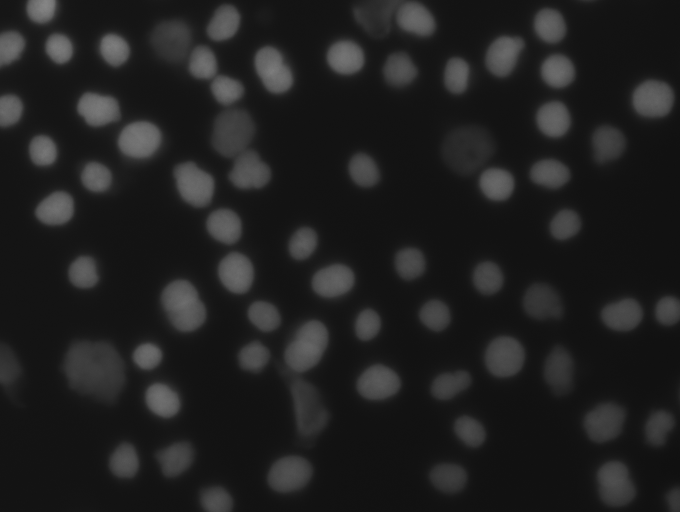
#> input picture normal_40.tif, 1360 x 1024 px (shown at 1/2 size)
$ jupyter execute 'Nuclear Segmentation.ipynb'
#> lines starting #> are read from the running program, lines starting #| are printed output that depends on the picture; after the words box and inside, x2 and y2 are one past the last pixel; in counts of white or black regions, pixels touching at a corner belong together
##### Κρικέλης Λάμπρος
ΑΜ: 01852

# Project For the Subject Computetional Vision

## Μethod for object segmentation and feature extraction

### Generally

There are 2 .tif files containing cells that vary in quantity and shape.

#### Steps to fulfil the project:
Select only 10 pairs and do the below actions.
1. You should find a way to sugment the cells
2. You should count the unique cell and extract morphological feutures

Please Complite a table with the feuteres of each cell below:

[cell 1]
import cv2
import csv
import numpy as np
import matplotlib.pyplot as plt
from skimage.measure import regionprops
from skimage import color
from skimage.segmentation import clear_border

[cell 2]
# Load the provided image
image_path = 'normal_40.tif'
nuclei_image = cv2.imread(image_path)
#> nuclei_image is the input picture: shape (1024, 1360, 3); min 15, max 136, mean 31.4
nuclei_image_gray = cv2.imread(image_path, cv2.IMREAD_GRAYSCALE)
#> nuclei_image_gray: shape (1024, 1360); min 15, max 136, mean 31.4
plt.imshow(nuclei_image_gray, cmap='gray')
plt.show()
plt.imshow(nuclei_image)
nuclei_image_gray.shape ,nuclei_image.shape
#> Out = ((1024, 1360), (1024, 1360, 3))

[cell 3]
'''Below I am ploting the histogram With the goal of having a reference for the correct threshold below'''
plt.figure(figsize=(8, 6))
plt.hist(nuclei_image_gray.flatten(),75,[0,256])

plt.show()
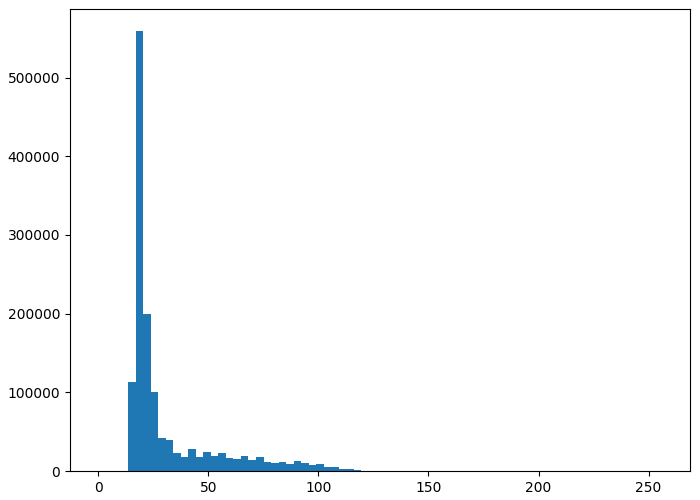
#> figure drawn by matplotlib, 1 panel; tallest bar 559182 high, from x = 17.07 to 20.48

[cell 4]
# Step 1:Gaussian blur to reduce noise
blurred_image = cv2.GaussianBlur(nuclei_image_gray, (7,7), 0)

# Step 2: Thresholding using Otsu's and Binary method
'''
I am using a min value from 10 with the goal of make the algorithm less bias to the
background which is black and occupies the most space of the image.
'''
thresh_val, thresh_image = cv2.threshold(blurred_image, 10, 255, cv2.THRESH_BINARY + cv2.THRESH_OTSU)
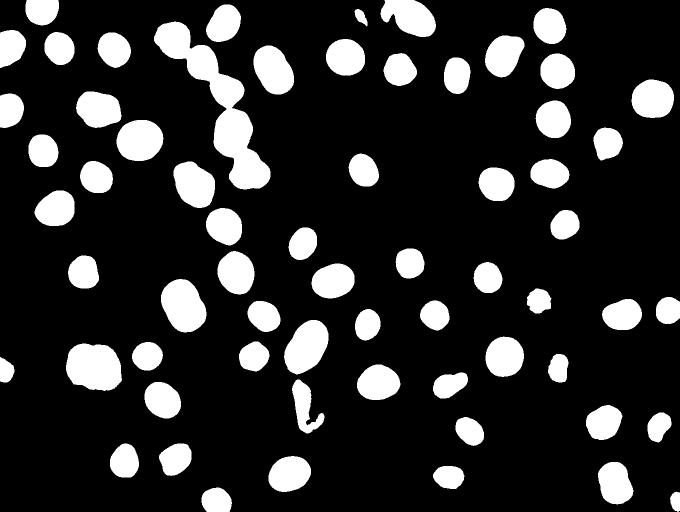
#> thresh_image: shape (1024, 1360) (shown at 1/2 size); 18% white; 64 white regions, largest, box (x1, y1, x2, y2) and area: (308, 43, 541, 379) 22095, (132, 687, 244, 782) 8541, (322, 558, 413, 665) 7086
#> thresh_val = 47
# thresh_val, thresh_image = cv2.threshold(blurred_image, 10, 255, cv2.THRESH_OTSU )


# Display the results
fig, axis = plt.subplots(1, 3, figsize=(12, 6))
axis[0].imshow(nuclei_image_gray, cmap='gray')
axis[0].set_title('Original Image')

axis[1].imshow(blurred_image, cmap='gray')
axis[1].set_title('Blurred Image')

axis[2].imshow(thresh_image, cmap='gray')
axis[2].set_title(f'Thresholded Image (Otsu) \n With value: {thresh_val}')

plt.show()
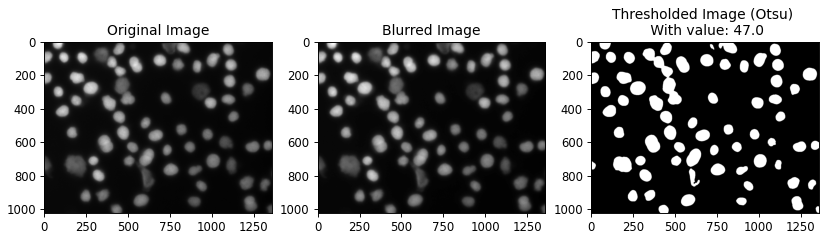
#> figure drawn by matplotlib, 3 panels

Here I am trying to find the border of an abnormal rounded shape objects.--> basin
Methodology after segmatation:

1st We need the distance transform
2nd We will implement the watershed algorithm

[cell 5]
'''
    Here I will try to remove the noise and the cells on the boarder of the image.
'''

kernal = np.ones((3,3),np.uint8)
# opening = cv2.morphologyEx(thresh_image,cv2.MORPH_OPEN,kernal,iterations=0)

opening = clear_border(thresh_image)
plt.imshow(opening, cmap='gray')
plt.show()

[cell 6]
'''
    With this code we make sure that FOR sure we are taking only into consideration
    the foreground and the background
    We are doing that with the aim to find the unknown area which is the area veryclose to the thresholded image
    thus the backgound - foreground = unknown.
'''

'''with the dilate we are expanting the white area of the thresholded image.'''
sure_bg = cv2.dilate(opening,kernal,iterations=2)
#> sure_bg: shape (1024, 1360); 19% white; 56 white regions, largest, box (x1, y1, x2, y2) and area: (306, 41, 543, 381) 24715, (130, 685, 246, 784) 9400, (320, 556, 415, 667) 7894

'''
    I diceded to mark the foregran
'''

'''
Using the distance function,
We are calculating the minimum distance from a white pixel (cell, foreground) to a black pixel (background)."
 '''

distanceTransform = cv2.distanceTransform(opening, cv2.DIST_L2, 5).astype(np.uint8)

fig, axis = plt.subplots(1, 2, figsize=(12, 6))
axis[0].imshow(sure_bg, cmap='gray')
axis[0].set_title("This is the back ground")

axis[1].imshow(distanceTransform,cmap='gray')
axis[1].set_title("This is the Sure foreground")

plt.show()

[cell 7]
dist_transform_normalized = cv2.normalize(distanceTransform, None, 0, 255, cv2.NORM_MINMAX).astype(np.uint8)

plt.imshow(dist_transform_normalized,cmap='gray')
# plt.title(f"with the value of {distanceTransform}")
plt.show()

[cell 8]
'''
With the code below I getting for sure the suctions that are in the cell. (sure_fg)
'''

valueoptimal, sure_fg = cv2.threshold(distanceTransform,0.25*distanceTransform.max(),255,0)
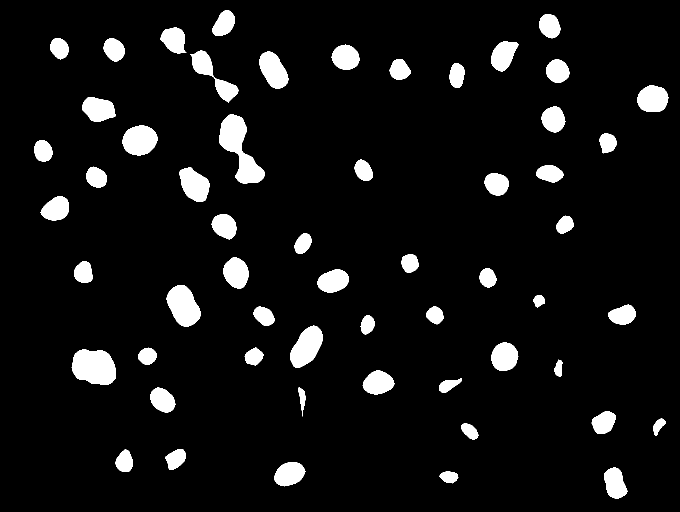
#> sure_fg: shape (1024, 1360) (shown at 1/2 size); 7.1% white; 57 white regions, largest, box (x1, y1, x2, y2) and area: (439, 228, 530, 367) 5640, (143, 699, 232, 769) 4972, (333, 570, 401, 653) 3869
#> valueoptimal = 11
plt.imshow(sure_fg,cmap='gray')
plt.show()

unknown = cv2.subtract(sure_bg,sure_fg)
#> unknown: shape (1024, 1360); 11.9% white; 56 white regions
plt.imshow(unknown,cmap='gray')
plt.show()

[cell 9]
'''
We are using the function cv2.connectedComponents
is used to label connected regions in a binary image.
It assigns a unique label.
'''
valuemarkers, markers = cv2.connectedComponents(sure_fg)
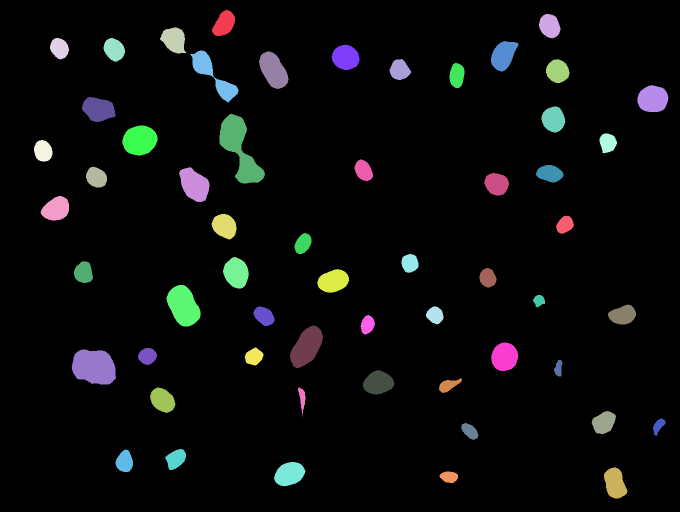
#> markers: shape (1024, 1360) int32 (shown at 1/2 size); 58 distinct labels, from 0 to 57; one colour per label, 0 black
#> valuemarkers = 58
plt.imshow(markers)
plt.title(f"with the value of {valueoptimal}")
plt.show()

[cell 10]
print(markers)
#> (printed output is left out)
markers = markers+10
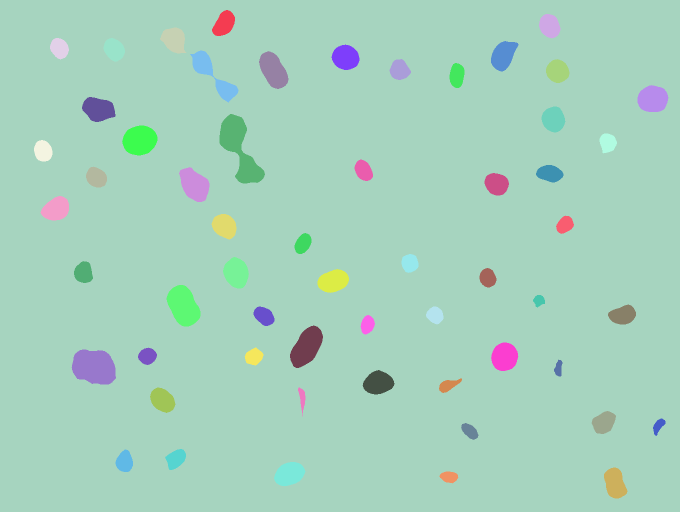
#> markers: shape (1024, 1360) int32 (shown at 1/2 size); 58 distinct labels, from 10 to 67; one colour per label, 0 black
print(markers)
#> (printed output is left out)

[cell 11]
markers[unknown==255]=0
plt.imshow(markers,cmap='jet')
plt.show()

[cell 12]
markers = cv2.watershed(nuclei_image,markers)
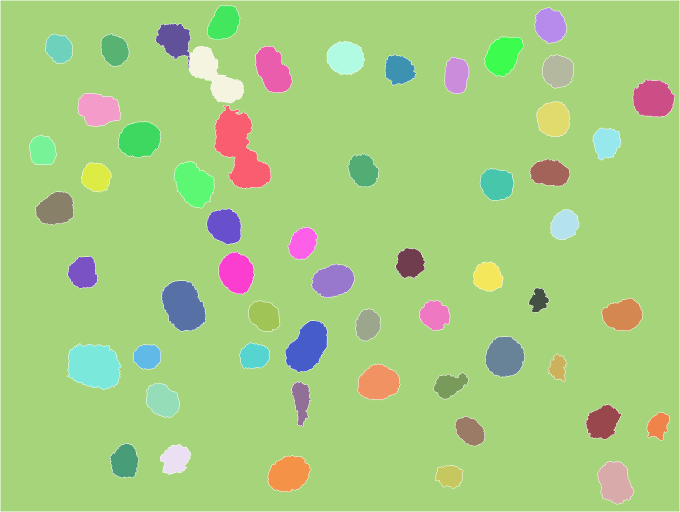
#> markers: shape (1024, 1360) int32 (shown at 1/2 size); 59 distinct labels, from -1 to 67; one colour per label, 0 black, -1 white
plt.imshow(markers ,cmap='jet')
plt.show()

[cell 13]
'''Here  I am setting color to the borders '''
nuclei_image[markers == -1] = [255,255,0]
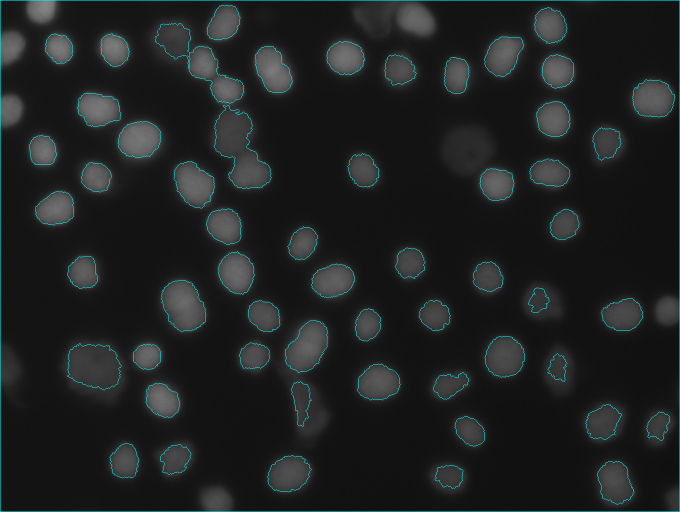
#> nuclei_image: shape (1024, 1360, 3) (shown at 1/2 size); 1.23% of pixels changed, all inside (x1, y1, x2, y2) = (0, 0, 1360, 1024)
nuclei_image2 = color.label2rgb(markers,bg_label = 0)
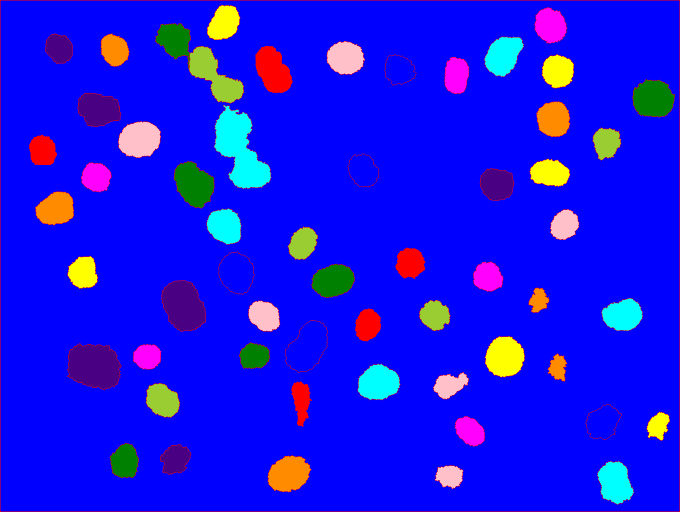
#> nuclei_image2: shape (1024, 1360, 3) float64 (shown at 1/2 size); mean R, G, B 0.0856, 0.0701, 0.914

[cell 14]
plt.figure(figsize=(12, 8))

# Display nuclei_image
plt.subplot(231)
plt.imshow(nuclei_image)
plt.title('Original')

# Display nuclei_image2
plt.subplot(232)
plt.imshow(nuclei_image2)
plt.title('Color Grains')

# plot the images together
plt.tight_layout()
plt.show()
#> figure, not shown here; B, G, R data is drawn as R, G, B

[cell 15]
'''With the function regionprops we can extract all the need information  for our cells.'''

cell_properties = regionprops(markers)
#> cell_properties = 58 regions; largest, box (x1, y1, x2, y2) and area: (1, 1, 1359, 1023) 1175638, (428, 211, 542, 377) 10026, (135, 688, 242, 780) 7472, (324, 562, 412, 662) 6452, (571, 641, 655, 745) 5788

# adding label( numbers) to the cells.
new_label_mapping = {label: idx for idx, label in enumerate(sorted(cell.label for cell in cell_properties if cell.label > 0))}
#> new_label_mapping = 58 items

# Open a file
with open("cell_properties_sequential.csv", mode="w", newline="") as file:
    writer = csv.writer(file)

    # Write the header to CSV file
    writer.writerow(["Cell ID", "Area (pixels)", "Perimeter (pixels)",
                     "Major Axis Length (pixels)", "Minor Axis Length (pixels)", "Axis Ratio (Major/Minor)"])

    # We are using this list to store the informations
    cell_info = {}

    # Iterate through each cell region to get its properties
    for cell in cell_properties:
        # Get the original label ID for this cell
        original_label_id = cell.label

        # Only consider cells (exclude background and boundary)
        if original_label_id > 0:
            # Map the original label to the new sequential ID
            label_id = new_label_mapping[original_label_id]

            '''
            Below we are utilizing the ability of the regionprops function to extract the information that we need


            Area, perimeter, major axis, and minor axis'''
            area = cell.area
            perimeter = cell.perimeter
            major_axis_length = cell.major_axis_length
            minor_axis_length = cell.minor_axis_length

            # Calculate the axis ratio (major/minor) if minor axis is non-zero
            if minor_axis_length > 0:
                axis_ratio = major_axis_length / minor_axis_length
            else:
                axis_ratio = float('nan')  # Handle cases where minor axis might be zero

            # Store results in a dictionary with the new sequential label_id as the key
            cell_info[label_id] = {
                'area': area,
                'perimeter': perimeter,
                'major_axis_length': major_axis_length,
                'minor_axis_length': minor_axis_length,
                'axis_ratio': axis_ratio
            }

            # Write cell properties to CSV
            writer.writerow([label_id, area, perimeter, major_axis_length, minor_axis_length, axis_ratio])

            # Print each cell's properties
            print(f"Cell {label_id}:")
            print(f" - Area = {area} pixels")
            print(f" - Perimeter = {perimeter} pixels")
            print(f" - Major Axis Length = {major_axis_length:.2f} pixels")
            print(f" - Minor Axis Length = {minor_axis_length:.2f} pixels")
            print(f" - Axis Ratio (Major/Minor) = {axis_ratio:.2f}")
            print("")
#> this loop made 58 passes
#> (area, perimeter, major_axis_length, minor_axis_length, axis_ratio) on passes 1 to 12: (1175638, 20283.4, 1592.3, 1191.7, 1.34), (3262, 242.9, 76.46, 55.07, 1.39), (3318, 252.8, 70.32, 60.32, 1.17), (3502, 328.7, 77.56, 60.83, 1.28), (2362, 201.3, 60.25, 50.21, 1.2), (2673, 218.2, 64.85, 52.78, 1.23), (4250, 277.8, 88.94, 62.08, 1.43), (3751, 261.5, 73.99, 64.69, 1.14), (5699, 444.9, 152.9, 57.08, 2.68), (4602, 305.9, 101.6, 58.59, 1.73), (2691, 237.2, 62.75, 55.45, 1.13), (3217, 234.4, 65.12, 63.17, 1.03)
#> (printed output is left out)
#> after the loop, cell_info = 58 items

# Total number of cells
print(f"Total number of cells: {len(cell_info)}")

[cell 16]
''' Below we are displaying the labels(the number of cells that we found )  '''

markers_sequential = markers.copy()
for original_label, new_label in new_label_mapping.items():
    markers_sequential[markers == original_label] = new_label
#> this loop made 58 passes
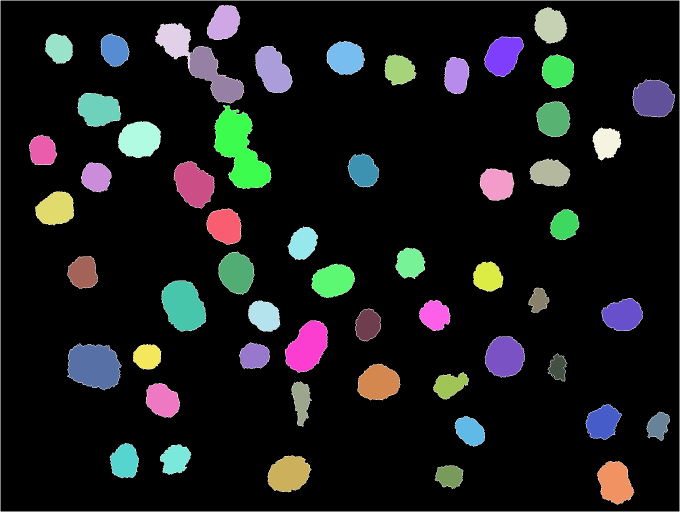
#> markers_sequential: shape (1024, 1360) int32 (shown at 1/2 size); 59 distinct labels, from -1 to 57; one colour per label, 0 black, -1 white

# Plot the image with annotated cell IDs
fig, ax = plt.subplots(figsize=(10, 10))
ax.imshow(nuclei_image2)

# Annotate each cell with its sequential ID
for cell in regionprops(markers_sequential):
    # Get the cell ID and its centroid (center) coordinates
    cell_id = cell.label
    y, x = cell.centroid  # Note: centroids are in (row, col) format

    # Display the cell ID as text on the image
    ax.text(x, y, str(cell_id), color="white", fontsize=8, ha="center", va="center",
            bbox=dict(facecolor="black", edgecolor="none", pad=1))
#> this loop made 57 passes
#> (y, x) on passes 1 to 12: (45.7, 447.6), (50.67, 1100.5), (79.57, 348.5), (96.5, 117.9), (99.68, 228.7), (110.4, 1006.3), (115.5, 690.6), (151.2, 428.4), (140.2, 545.6), (139.4, 798.2), (142, 1115.6), (150.5, 912.6)

# Set title and show the image
plt.title("Annotated Cell IDs")
plt.axis("off")
plt.show()

$ run again, with otherspecimen_4.tif copied over normal_40.tif
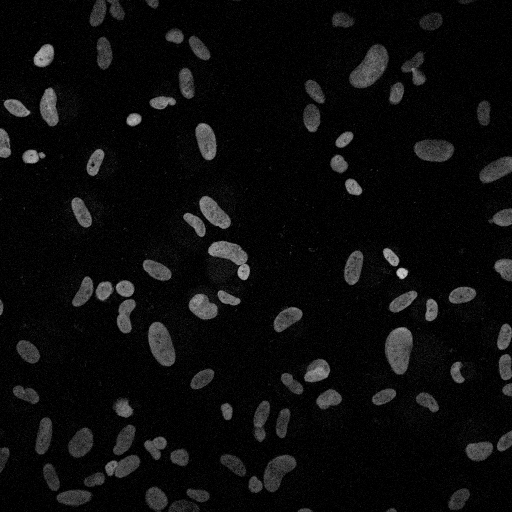
#> input picture otherspecimen_4.tif, 1024 x 1024 px (shown at 1/2 size)
#> nuclei_image is the input picture: shape (1024, 1024, 3); min 0, max 243, mean 12.4
#> `thresh_val, thresh_image = cv2.threshold(blurred_image, 10, 255, cv2.T..`:
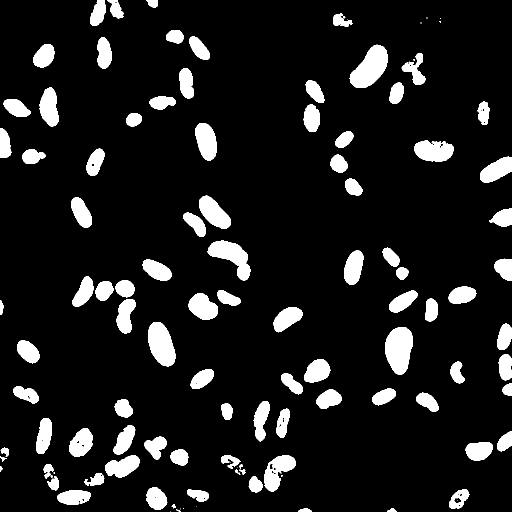
#> thresh_image: shape (1024, 1024) (shown at 1/2 size); 10.9% white; 112 white regions (16 under 20 px), largest, box (x1, y1, x2, y2) and area: (699, 89, 776, 176) 4003, (770, 654, 826, 749) 3985, (296, 644, 351, 733) 3450
#> thresh_val = 41
#> sure_bg: shape (1024, 1024); 12.6% white; 75 white regions, largest, box (x1, y1, x2, y2) and area: (142, 551, 274, 669) 6878, (697, 87, 778, 178) 4675, (768, 652, 828, 751) 4608
#> sure_fg: shape (1024, 1024); 3.8% white; 83 white regions (7 under 20 px), largest, box (x1, y1, x2, y2) and area: (776, 660, 819, 743) 2539, (706, 96, 770, 170) 2504, (302, 650, 345, 726) 2088
#> valueoptimal = 6
#> unknown: shape (1024, 1024); 8.8% white; 76 white regions
#> valuemarkers = 84
#> (printed output is left out)
#> (printed output is left out)
#> nuclei_image: shape (1024, 1024, 3); 1.33% of pixels changed, all inside (x1, y1, x2, y2) = (0, 0, 1024, 1024)
#> cell_properties = 84 regions; largest, box (x1, y1, x2, y2) and area: (1, 1, 1023, 1023) 945489, (770, 654, 826, 749) 3808, (700, 89, 777, 176) 3798, (296, 644, 351, 733) 3289, (417, 482, 500, 560) 2876
#> new_label_mapping = 84 items
#> the loop `for cell in cell_properties:` made 84 passes
#> (area, perimeter, major_axis_length, minor_axis_length, axis_ratio) on passes 1, 2, 3, 4, 5, 6, 7, 9: (945489, 16483.9, 1194, 1182.9, 1.01), (265, 85.7, 26.41, 15, 1.76), (629, 107.9, 35.64, 23.03, 1.55), (1139, 149.4, 56.96, 25.69, 2.22), (1402, 188.7, 65.34, 28.23, 2.31), (1309, 147.3, 49.58, 33.99, 1.46), (3798, 306.9, 101.1, 49.57, 2.04), (69, 40.21, 16.24, 5.76, 2.82)
#> (printed output is left out)
#> the loop `for original_label, new_label in new_label_mapping.items():` made 84 passes
#> after the loop `for original_label, new_label in new_label_mapping.items():`:
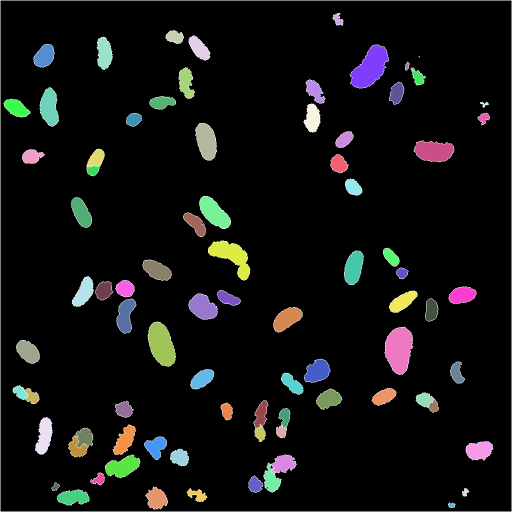
#> markers_sequential: shape (1024, 1024) int32 (shown at 1/2 size); 85 distinct labels, from -1 to 83; one colour per label, 0 black, -1 white
#> the loop `for cell in regionprops(markers_sequential):` made 83 passes
#> (y, x) on passes 1 to 8: (38.87, 675.4), (73.68, 349.1), (96.32, 398), (106, 208.3), (111.9, 88.49), (135.1, 740), (113, 838), (131.9, 813.8)
